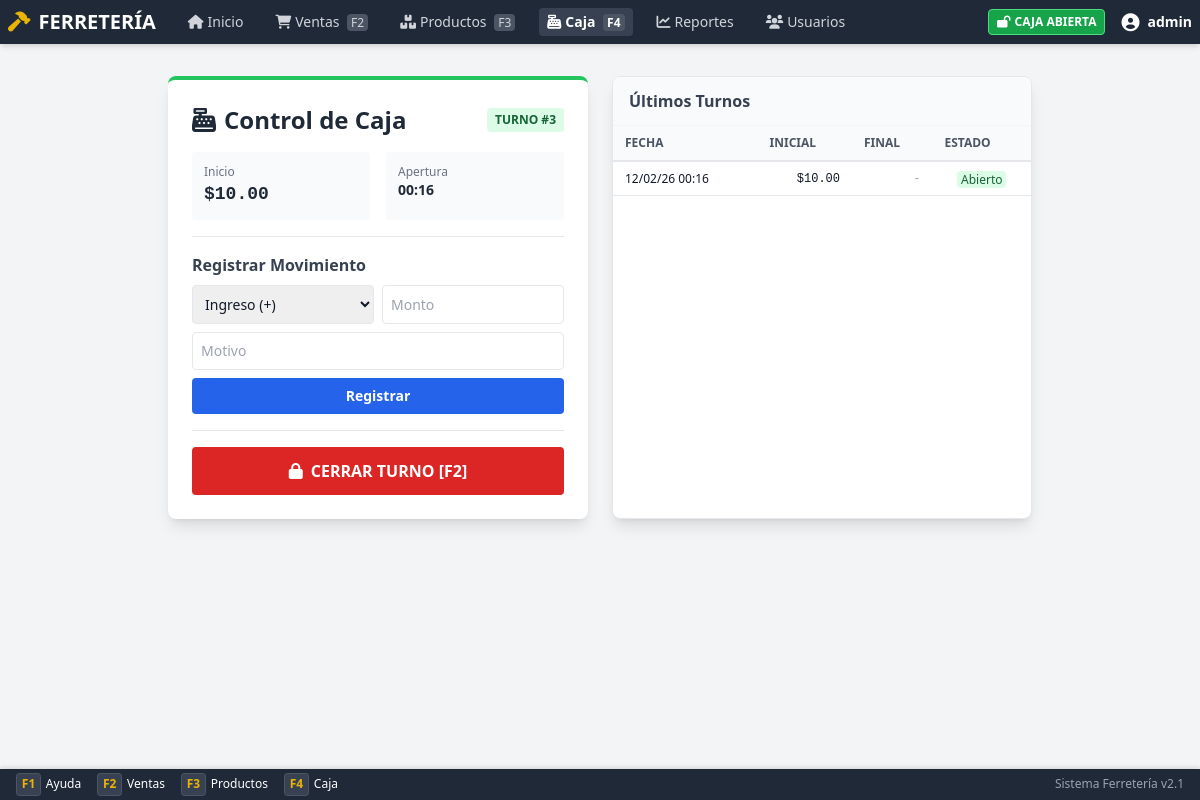
The page /public/cash.php (signed in) on the database as committed earlier.
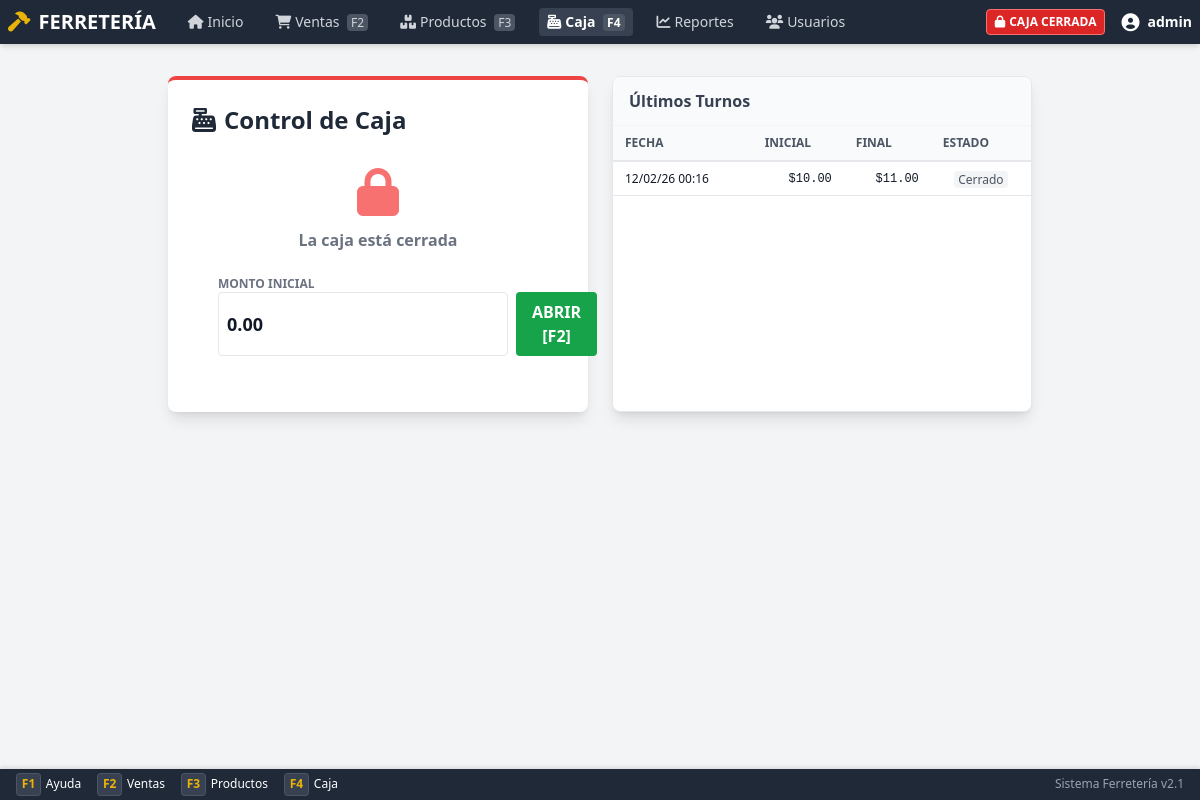
The same page on the database as committed later.
### tables this page shows
CREATE TABLE `turnos_caja` (
  `id` int(11) NOT NULL,
  `user_id` int(11) NOT NULL,
  `usuario_id` int(11) DEFAULT NULL,
  `usuario_nombre` varchar(100) DEFAULT NULL,
  `monto_inicial` decimal(10,2) NOT NULL DEFAULT 0.00,
  `monto_final` decimal(10,2) DEFAULT NULL,
  `monto_esperado` decimal(10,2) DEFAULT NULL,
  `diferencia` decimal(10,2) DEFAULT NULL,
  `estado` enum('abierto','cerrado') DEFAULT 'abierto',
  `fecha_apertura` timestamp NOT NULL DEFAULT current_timestamp(),
  `fecha_cierre` timestamp NULL DEFAULT NULL,
  `notas_apertura` text DEFAULT NULL,
  `notas_cierre` text DEFAULT NULL,
  `cerrado_por` int(11) DEFAULT NULL
);

### app/helpers.php (called while the page is built, shortened)
<?php
if (!function_exists('checkAdmin')) {
    function checkAdmin()
    {
        return isset($_SESSION['role']) && $_SESSION['role'] === 'admin';
    }
}
if (!function_exists('canAccess')) {
    function canAccess($section)
    {
        $role = strtolower($_SESSION['role']);
        if ($role === 'admin') {
            return true;
        }
        return false;
    }
}

### app/Core/Database.php (called while the page is built, shortened)
<?php
class Database
{
    private static $instance = null;
    private $pdo;
    private function __construct()
    {
        try {
            $dsn = sprintf(
                "mysql:host=%s;dbname=%s;charset=%s",
                DB_HOST,
                DB_NAME,
                DB_CHARSET
            );
            $options = [
                PDO::ATTR_ERRMODE => PDO::ERRMODE_EXCEPTION,
                PDO::ATTR_DEFAULT_FETCH_MODE => PDO::FETCH_ASSOC,
                PDO::ATTR_EMULATE_PREPARES => false,
                PDO::MYSQL_ATTR_INIT_COMMAND => "SET NAMES " . DB_CHARSET
            ];
            $this->pdo = new PDO($dsn, DB_USER, DB_PASS, $options);
        } catch (PDOException $e) {
            Logger::error('Database connection failed', [
                'error' => $e->getMessage()
            ]);
            die('Error de conexión a la base de datos. Por favor contacte al administrador.');
        }
    }
    public static function getInstance()
    {
        if (self::$instance === null) {
            self::$instance = new self();
        }
        return self::$instance;
    }
    public function query($sql, $params = [])
    {
        try {
            $stmt = $this->pdo->prepare($sql);
            $stmt->execute($params);
            return $stmt;
        } catch (PDOException $e) {
            Logger::error('Database query failed', [
                'sql' => $sql,
                'error' => $e->getMessage()
            ]);
            throw $e;
        }
    }
    public function fetchOne($sql, $params = [])
    {
        $stmt = $this->query($sql, $params);
        return $stmt->fetch();
    }
    public function fetchAll($sql, $params = [])
    {
        $stmt = $this->query($sql, $params);
        return $stmt->fetchAll();
    }
}

### public/cash.php (the view, shortened to what this page needs)
<?php
$userId = $_SESSION['user_id'];
$db = Database::getInstance();
$turno = $db->fetchOne("SELECT * FROM turnos_caja WHERE user_id = ? AND estado = 'abierto'", [$userId]);
$historial = $db->fetchAll("SELECT * FROM turnos_caja WHERE user_id = ? ORDER BY fecha_apertura DESC LIMIT 5", [$userId]);
?>
<!DOCTYPE html>
<html lang="es">
<head>
    <script src="assets/js/tailwindcss.js"></script>
    <link href="assets/css/fontawesome.min.css" rel="stylesheet">
</head>
<body class="bg-gray-100 flex flex-col min-h-screen pb-10">
    <?php include __DIR__ . '/../includes/nav.php'; ?>
    <div class="max-w-4xl mx-auto px-4 py-8 w-full flex-1">
        <div class="grid grid-cols-1 md:grid-cols-2 gap-6">
            <div
                class="bg-white rounded-lg shadow-lg p-6 border-t-4 <?php echo $turno ? 'border-green-500' : 'border-red-500'; ?>">
                <h2 class="text-2xl font-bold mb-4 text-gray-800 flex items-center justify-between">
                    <span>
                        <i class="fas fa-cash-register mr-2"></i>Control de Caja
                    </span>
                    <?php if ($turno): ?>
                        <span class="text-xs bg-green-100 text-green-800 px-2 py-1 rounded">TURNO
                            #<?php echo $turno['id']; ?></span>
                    <?php endif; ?>
                </h2>
                <?php if (!$turno): ?>
                    <div class="text-center py-4">
                        <i class="fas fa-lock text-red-400 text-5xl mb-3"></i>
                        <p class="text-gray-500 mb-6 font-bold">La caja está cerrada</p>
                        <form method="POST" class="max-w-xs mx-auto text-left">
                            <label class="block text-xs font-bold text-gray-500 uppercase">Monto Inicial</label>
                            <div class="flex gap-2 mb-4">
                                <input type="number" step="0.01" name="monto_inicial" value="0.00"
                                    class="flex-1 border p-2 rounded text-lg font-bold" autofocus>
                                <button type="submit" name="abrir_caja"
                                    class="bg-green-600 text-white px-4 py-2 rounded font-bold hover:bg-green-700">ABRIR
                                    [F2]</button>
                            </div>
                        </form>
                    </div>
                <?php else: ?>
                    <div class="space-y-4">
                        <div class="grid grid-cols-2 gap-4 text-sm">
                            <div class="bg-gray-50 p-3 rounded">
                                <span class="block text-gray-500 text-xs">Inicio</span>
                                <span
                                    class="font-bold text-lg text-gray-800 font-mono-num">$<?php echo number_format($turno['monto_inicial'], 2); ?></span>
                            </div>
                            <div class="bg-gray-50 p-3 rounded">
                                <span class="block text-gray-500 text-xs">Apertura</span>
                                <span
                                    class="font-bold text-gray-800"><?php echo date('H:i', strtotime($turno['fecha_apertura'])); ?></span>
                            </div>
                        </div>
                        <div class="border-t pt-4">
                            <h3 class="font-bold text-gray-700 mb-2">Registrar Movimiento</h3>
                            <form method="POST" class="grid grid-cols-2 gap-2">
                                <select name="tipo" class="border p-2 rounded text-sm">
                                    <option value="ingreso">Ingreso (+)</option>
                                </select>
                                <input type="number" step="0.01" name="monto" placeholder="Monto" required
                                    class="border p-2 rounded text-sm">
                                <input type="text" name="descripcion" placeholder="Motivo" required
                                    class="col-span-2 border p-2 rounded text-sm">
                                <button type="submit"
                                    class="col-span-2 bg-blue-600 text-white py-2 rounded text-sm font-bold hover:bg-blue-700">Registrar</button>
                            </form>
                        </div>
                        <div class="border-t pt-4">
                            <button onclick="document.getElementById('cierreModal').classList.remove('hidden')"
                                class="w-full bg-red-600 text-white py-3 rounded font-bold hover:bg-red-700">
                                <i class="fas fa-lock mr-2"></i>CERRAR TURNO [F2]
                            </button>
                        </div>
                    </div>
                <?php endif; ?>
            </div>
            <div class="bg-white rounded-lg shadow-lg overflow-hidden border border-gray-200">
                <div class="bg-gray-50 px-4 py-3 border-b border-gray-100">
                    <h3 class="font-bold text-gray-700">Últimos Turnos</h3>
                </div>
                <div class="overflow-x-auto">
                    <table class="dense-table">
                        <thead>
                            <tr>
                                <th>Fecha</th>
                                <th class="text-right">Inicial</th>
                                <th class="text-right">Final</th>
                                <th class="text-center">Estado</th>
                            </tr>
                        </thead>
                        <tbody>
                            <?php foreach ($historial as $h): ?>
                                <tr>
                                    <td class="text-xs"><?php echo date('d/m/y H:i', strtotime($h['fecha_apertura'])); ?>
                                    </td>
                                    <td class="text-right font-mono-num text-xs">
                                        $<?php echo number_format($h['monto_inicial'], 2); ?></td>
                                    <td class="text-right font-mono-num text-xs">
                                        <?php echo $h['monto_final'] !== null ? '$' . number_format($h['monto_final'], 2) : '<span class="text-gray-400">-</span>'; ?>
                                    </td>
                                    <td class="text-center">
                                        <?php if ($h['estado'] == 'abierto'): ?>
                                            <span class="text-xs bg-green-100 text-green-800 px-1 rounded">Abierto</span>
                                        <?php else: ?>
                                            <span class="text-xs bg-gray-100 text-gray-600 px-1 rounded">Cerrado</span>
                                        <?php endif; ?>
                                    </td>
                                </tr>
                            <?php endforeach; ?>
                        </tbody>
                    </table>
                </div>
            </div>
        </div>
    </div>
</body>
</html>

### includes/nav.php (shortened to what this page needs)
<?php
$current_page = basename($_SERVER['PHP_SELF']);
$turnoAbiertoNav = false;
if (isset($_SESSION['user_id'])) {
    $dbNav = Database::getInstance();
    $turnoAbiertoNav = $dbNav->fetchOne("SELECT id FROM turnos_caja WHERE user_id = ? AND estado = 'abierto'", [$_SESSION['user_id']]);
}
?>
<link href="assets/css/styles.css" rel="stylesheet">
<nav class="bg-gray-800 text-white p-2 flex justify-between items-center shadow-md sticky top-0 z-40">
    <div class="flex items-center gap-6">
        <a href="dashboard.php" class="text-xl font-bold flex items-center hover:text-yellow-400 transition">
            <i class="fas fa-hammer text-yellow-500 mr-2"></i>
            FERRETERÍA
        </a>
        <div class="hidden md:flex space-x-4 text-sm">
            <a href="dashboard.php"
                class="<?php echo $current_page == 'dashboard.php' ? 'text-white font-bold bg-gray-700 rounded px-2 py-1' : 'text-gray-300 hover:text-white px-2 py-1'; ?>">
                <i class="fas fa-home mr-1"></i>Inicio
            </a>
            <?php if (canAccess('sales')): ?>
                <a href="sales.php"
                    class="<?php echo $current_page == 'sales.php' ? 'text-white font-bold bg-gray-700 rounded px-2 py-1' : 'text-gray-300 hover:text-white px-2 py-1'; ?>">
                    <i class="fas fa-shopping-cart mr-1"></i>Ventas <span
                        class="text-xs bg-gray-600 px-1 rounded ml-1">F2</span>
                </a>
            <?php endif; ?>
            <?php if (canAccess('products')): ?>
                <a href="products.php"
                    class="<?php echo $current_page == 'products.php' ? 'text-white font-bold bg-gray-700 rounded px-2 py-1' : 'text-gray-300 hover:text-white px-2 py-1'; ?>">
                    <i class="fas fa-boxes mr-1"></i>Productos <span class="text-xs bg-gray-600 px-1 rounded ml-1">F3</span>
                </a>
            <?php endif; ?>
            <?php if (canAccess('cash')): ?>
                <a href="cash.php"
                    class="<?php echo $current_page == 'cash.php' ? 'text-white font-bold bg-gray-700 rounded px-2 py-1' : 'text-gray-300 hover:text-white px-2 py-1'; ?>">
                    <i class="fas fa-cash-register mr-1"></i>Caja <span
                        class="text-xs bg-gray-600 px-1 rounded ml-1">F4</span>
                </a>
            <?php endif; ?>
            <?php if (canAccess('reports')): ?>
                <a href="reports.php"
                    class="<?php echo $current_page == 'reports.php' ? 'text-white font-bold bg-gray-700 rounded px-2 py-1' : 'text-gray-300 hover:text-white px-2 py-1'; ?>">
                    <i class="fas fa-chart-line mr-1"></i>Reportes
                </a>
            <?php endif; ?>
            <?php if (checkAdmin()): ?>
                <a href="users.php"
                    class="<?php echo $current_page == 'users.php' ? 'text-white font-bold bg-gray-700 rounded px-2 py-1' : 'text-gray-300 hover:text-white px-2 py-1'; ?>">
                    <i class="fas fa-users mr-1"></i>Usuarios
                </a>
            <?php endif; ?>
        </div>
    </div>
    <div class="flex items-center gap-4 text-sm">
        <?php if ($turnoAbiertoNav): ?>
            <span class="bg-green-600 px-2 py-1 rounded text-xs font-bold border border-green-400">
                <i class="fas fa-lock-open mr-1"></i>CAJA ABIERTA
            </span>
        <?php else: ?>
            <span class="bg-red-600 px-2 py-1 rounded text-xs font-bold border border-red-400 animate-pulse">
                <i class="fas fa-lock mr-1"></i>CAJA CERRADA
            </span>
        <?php endif; ?>
        <div class="relative group">
            <button class="flex items-center hover:text-yellow-400 focus:outline-none">
                <i class="fas fa-user-circle text-lg mr-2"></i>
                <span class="font-semibold"><?php echo $_SESSION['username'] ?? 'Usuario'; ?></span>
            </button>
        </div>
    </div>
</nav>
<div class="shortcuts-footer">
    <div class="flex">
        <div class="shortcut-item"><span class="key">F1</span> Ayuda</div>
        <div class="shortcut-item"><span class="key">F2</span> Ventas</div>
        <div class="shortcut-item"><span class="key">F3</span> Productos</div>
        <div class="shortcut-item"><span class="key">F4</span> Caja</div>
    </div>
    <div class="text-gray-400 text-xs text-right">
        Sistema Ferretería v2.1
    </div>
</div>

### public/assets/css/styles.css (style rules this page uses)
:root { --primary-color: #4f46e5; --secondary-color: #1f2937; --accent-color: #eab308; --bg-color: #f3f4f6; --text-color: #111827; }
body { background-color: var(--bg-color); color: var(--text-color); font-family: ui-sans-serif, system-ui, -apple-system, BlinkMacSystemFont, "Segoe UI", Roboto, "Helvetica Neue", Arial, sans-serif; }
.dense-table { width: 100%; border-collapse: collapse; font-size: 0.875rem; }
.dense-table th { background-color: #f9fafb; color: #4b5563; font-weight: 600; text-transform: uppercase; font-size: 0.75rem; padding: 0.5rem 0.75rem; border-bottom: 2px solid #e5e7eb; text-align: left; }
.dense-table td { padding: 0.375rem 0.75rem; border-bottom: 1px solid #e5e7eb; white-space: nowrap; }
.font-mono-num { font-family: ui-monospace, SFMono-Regular, Menlo, Monaco, Consolas, "Liberation Mono", "Courier New", monospace; font-variant-numeric: tabular-nums; }
.shortcuts-footer { position: fixed; bottom: 0; left: 0; right: 0; background-color: #1f2937; color: white; padding: 0.25rem 1rem; font-size: 0.75rem; display: flex; justify-content: space-between; align-items: center; z-index: 50; box-shadow: 0 -2px 4px rgba(0, 0, 0, 0.1); }
.shortcut-item { margin-right: 1rem; display: flex; align-items: center; }
.shortcut-item span.key { background-color: #374151; border: 1px solid #4b5563; padding: 0.1rem 0.3rem; border-radius: 0.2rem; margin-right: 0.3rem; font-weight: bold; color: #eab308; }

Rows that differ between the two databases and show on the page:
changed turnos_caja: monto_final (not shown) → "11.00"; id "3" → (not shown); monto_inicial "10.00" → (not shown); fecha_apertura "00:16" → (not shown); monto_final "-" → "$"; estado "Abierto" → "Cerrado"
Other text that changed with them:
form field monto_inicial: (not shown) → "0.00"
form field tipo: "Ingreso (+)" → (not shown)
text no longer shown: "CAJA ABIERTA TURNO # Inicio $ Apertura Registrar Movimiento Registrar CERRAR TURNO [F2]"
text now shown: "CAJA CERRADA La caja está cerrada MONTO INICIAL ABRIR [F2]"
